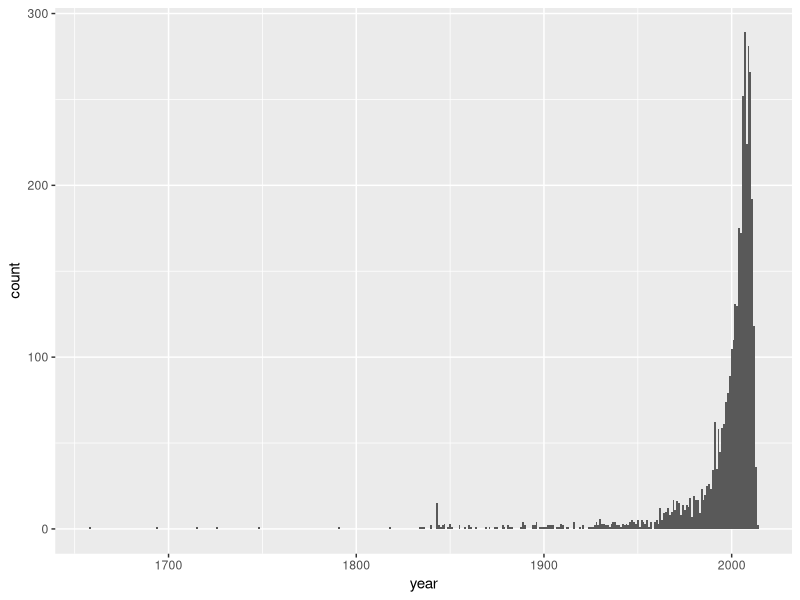
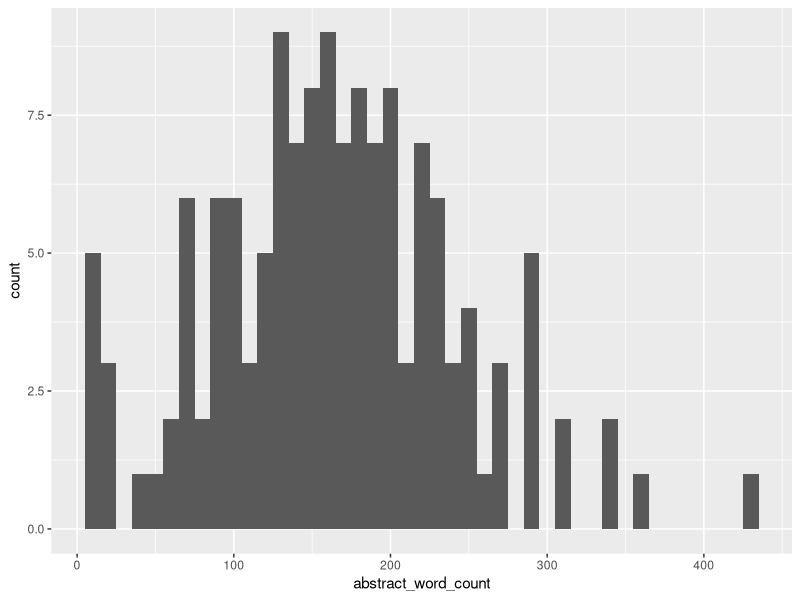
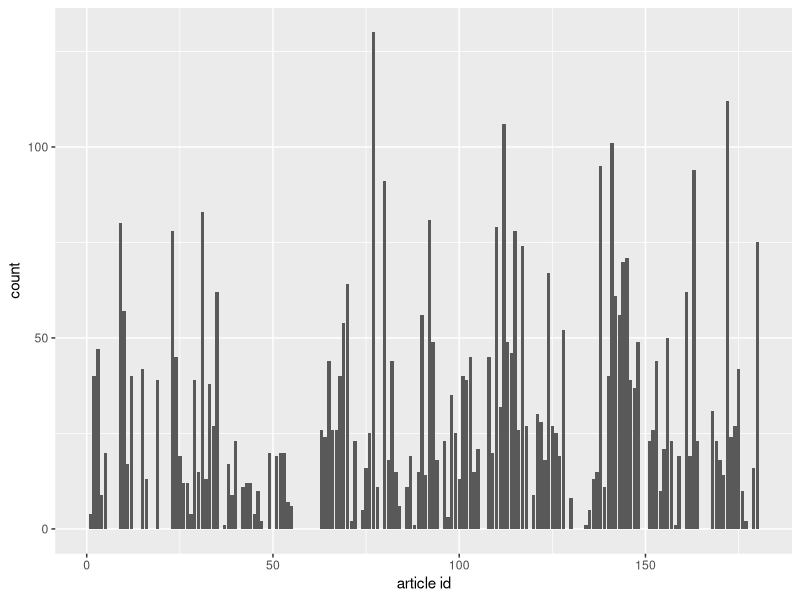
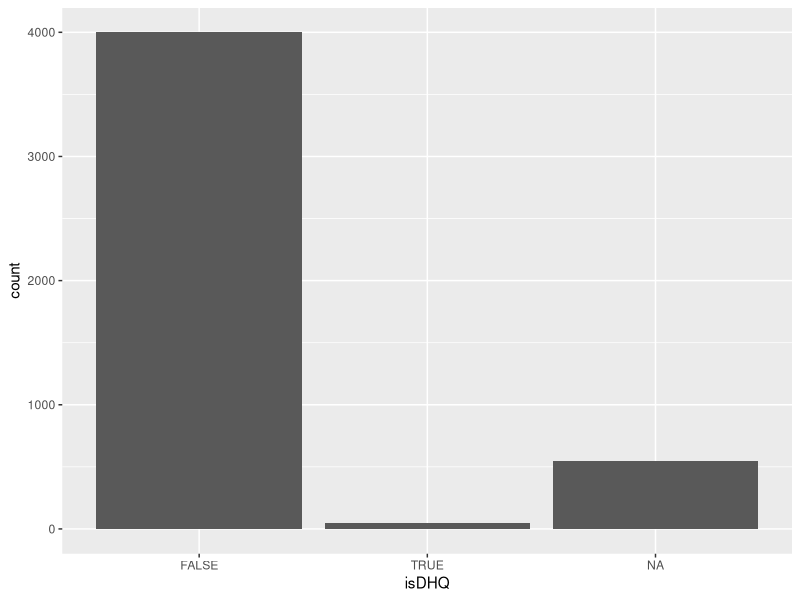
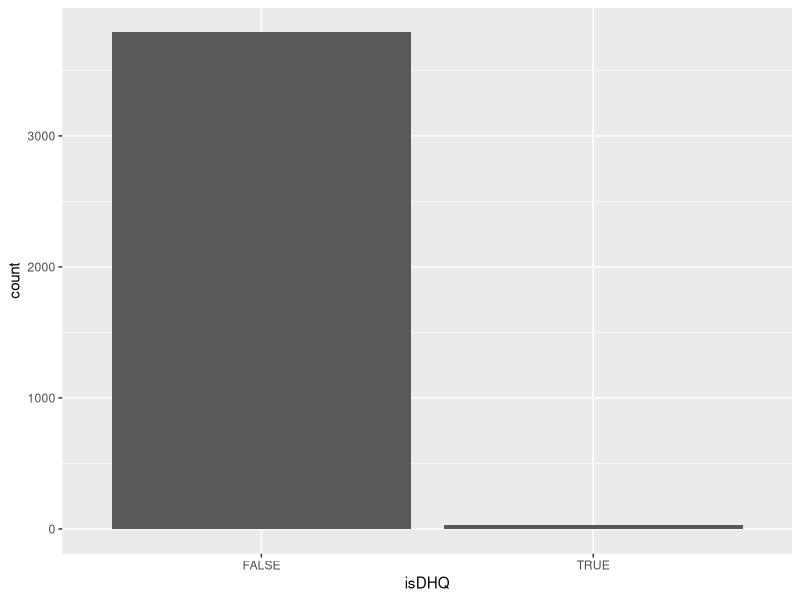
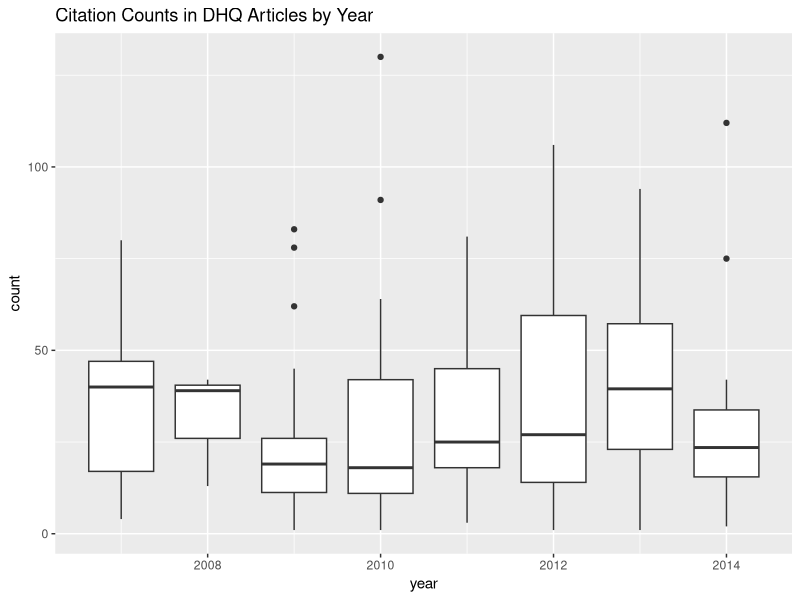
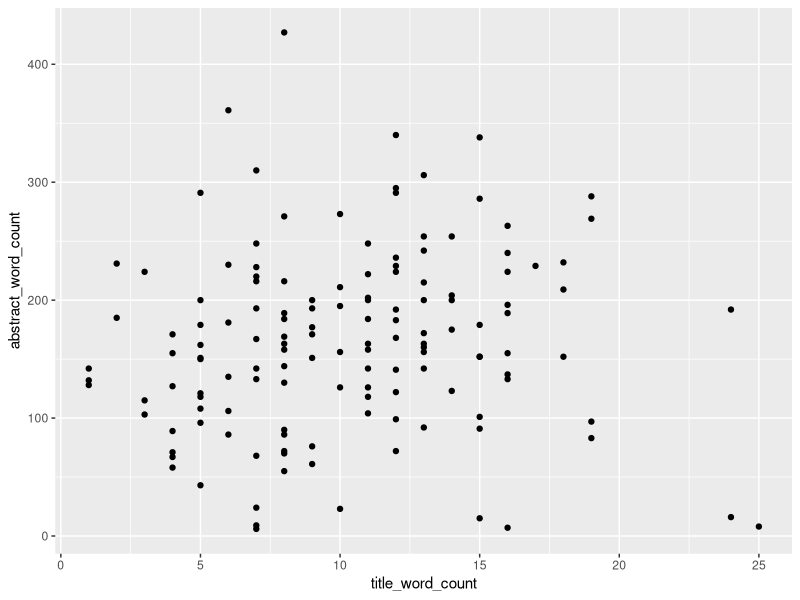
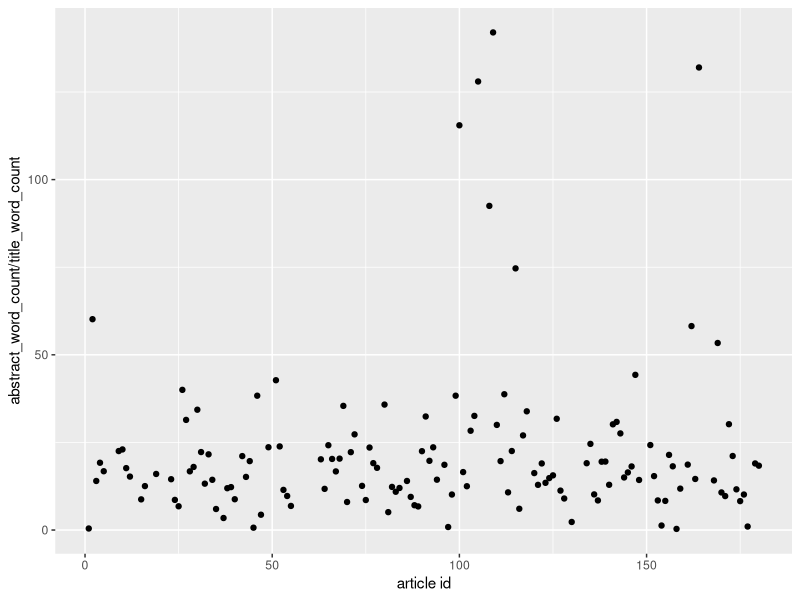

The R source for these figures, in order:
## ---- chunk 1
library(tidyverse)

dhq_articles  <- read_tsv(file = "./data/dhq_ivmooc_data/dhq_articles.tsv") %>%
  mutate (
    isDHQ = as.logical(isDHQ))

dhq_articles_biblio <- read_tsv(file = "./data/dhq_ivmooc_data/works_cited_in_dhq.tsv") %>%
  mutate(
    year = as.integer(year),
    isDHQ = as.logical(isDHQ)
  )

# original works_cited_in_dhq.tsv modified to correct parsing failures:
# 1558: year column added
# 2030: curly quote fixed
# 1801: missing quote in title
## ---- chunk 2
dhq_articles %>% 
  select(`reference IDs`)
## ---- chunk 3

dhq_cited_works <- dhq_articles %>%
  mutate(`ref list` = strsplit(`reference IDs`," \\| ")) %>%
  unnest(`ref list`) %>%
  group_by(`article id`)  %>%
  mutate(index = row_number()) %>%
  spread(index, `ref list`) %>%
  ungroup() %>%
  gather(
    "index",
    "citation",
    -(`article id`:isDHQ) #excluding this range from the gather
    ) %>%
  na.omit(`citation`) %>%
  select(citation,everything(),-isDHQ) %>% #dhqmaking citation the left-most varible in our tibble and removing the `isDHQ` associated with the article
  left_join(
    dhq_articles_biblio %>%
      select(`article id`,isDHQ),
    by = c('citation' = 'article id')
  ) %>%
  arrange(citation)

## ---- chunk 4
dhq_articles_biblio %>% 
  group_by(year) %>%
  ggplot() + 
  aes(x = year) +
  geom_histogram( binwidth = 1)
## ---- chunk 5
library(tokenizers)

abstract_words <- dhq_articles %>%
  na.omit(abstract) %>%
  select(`article id`, abstract) %>%
  mutate(word = tokenize_words(abstract)) %>%
  unnest() %>%
  select(`article id`,word)

abstract_word_counts <- abstract_words %>%
  group_by(`article id`) %>%
  summarize(abstract_word_count = n())

abstract_word_counts %>%
  ggplot() +
  geom_histogram(binwidth = 10) +
  aes(x = `abstract_word_count`)
## ---- chunk 6
dhq_cited_works %>%
  ggplot() +
  geom_bar() +
  aes(x=`article id`)
## ---- chunk 7
dhq_cited_works %>%
  ggplot() +
  geom_bar() +
  aes(x = isDHQ)
## ---- chunk 8
dhq_articles_biblio %>%
  ggplot() +
  geom_bar() +
  aes(x = isDHQ)
## ---- chunk 9
dhq_cited_works %>%
  group_by(`article id`,year) %>%
  summarize(count=n()) %>%
  ggplot() +
  geom_boxplot() +
  aes(x = year,
      group= year,
      y = count
      ) +
  ggtitle("Citation Counts in DHQ Articles by Year")
## ---- chunk 10
title_words <- dhq_articles %>%
  select(`article id`, title) %>%
  mutate(word = tokenize_words(title)) %>%
  unnest() %>%
  select(`article id`,word)

word_counts <- abstract_words %>%
  group_by(`article id`) %>%
  summarize(abstract_word_count = n()) %>%
  left_join(
    title_words %>%
      group_by(`article id`) %>%
      summarize(title_word_count = n())
  )

word_counts %>%
ggplot() +
  geom_point() +
  aes(x = title_word_count,
      y = abstract_word_count
      )
## ---- chunk 11
word_counts %>%
ggplot() +
  geom_point() +
  aes(x = `article id`,
      y= abstract_word_count/title_word_count
      )
## ---- chunk 12
word_counts %>%
  left_join(
    dhq_cited_works %>%
  group_by(`article id`,year) %>%
  summarize(citation_count=n())
      ) %>%
ggplot() +
  geom_point() +
  aes(x = `article id`,
      y= abstract_word_count,
      size = citation_count
      )
## ---- chunk 13
dhq_articles %>%
  group_by(year) %>%
  summarize(count = n()) %>%
  ggplot() +
  geom_line() +
  aes(x = year, y=count)
## ---- chunk 14
#install.packages("gridExtra")
## ---- chunk 15
dhq_articles_test <- dhq_articles %>%
  filter(!year == "2011")

p1 <- dhq_articles_test %>%
  group_by(`article id`,year) %>%
  ggplot() +
  geom_bar() +
  aes(x = year)

p2 <- dhq_articles_test %>%
  group_by(year) %>%
  summarize(count = n()) %>%
  ggplot() +
  geom_line() +
  aes(x = year,
      y=count
      )

require(gridExtra)
grid.arrange(p1,p2,ncol=2)
## ---- chunk 16
abstract_word_counts %>%
  ggplot() +
  geom_histogram(binwidth = 10) +
  aes(x = `abstract_word_count`) +
  scale_y_continuous(breaks=seq(0,max(abstract_word_counts),1))
  
  
## ---- chunk 17
word_counts %>%
  left_join(dhq_articles %>%
              select(
                `article id`,
                year
              )
            ) %>%
ggplot() +
  geom_point() +
  aes(x = title_word_count,
      y=abstract_word_count,
      label= `article id`
      ) +
  facet_grid(~ year, scale="free_x") 
## ---- chunk 18
word_counts %>%
  left_join(dhq_articles %>%
              select(
                `article id`,
                year
              )
            ) %>%
ggplot() +
  geom_point() +
  aes(x = title_word_count,
      y=abstract_word_count,
      label= `article id`
      ) +
  facet_wrap(~ year,ncol = 2) 
## ---- chunk 19
word_counts %>%
ggplot() +
  geom_point() +
  aes(x = title_word_count,
      y=abstract_word_count,
      label= `article id`
      ) +
  labs(x="Title Length (Words)",
       y="Abstract Length (Words)",
       title = "Lengths of Article Titles and Abstracts in DHQ (2007-2014)"
         ) +
  geom_text(aes(label = `article id`), nudge_x = 0.4)

## ---- chunk 20
dhq_cited_works %>%
  ggplot() +
  geom_bar() +
  aes(x=`article id`, fill = isDHQ) +
  labs(x="Article ID",
       y="Citation Count",
       title = "Citations in DHQ (2007-2014)"
         ) +
  scale_fill_discrete(name = "Internal Citation?",
                     labels = c ("Yes",
                                 "No",
                                 "Unknown"
                     )
  )
## ---- chunk 21
word_counts %>%
  left_join(dhq_articles %>%
    select(
      `article id`,
      year
    )
  ) %>%
  mutate(year = as.character(year)) %>% #making year discrete instead of an integer
ggplot() +
  geom_point() +
  aes(x = title_word_count,
      y = abstract_word_count,
      color = year
      ) +
  labs(x="Length of Title (Words)",
       y="Length of Abstrat (Words)",
       title = "Length of DHQ Article Summaries (2007-2014)",
       color = "Year"
         )
## ---- chunk 22
dhq_cited_works %>%
  group_by(`article id`,year) %>%
  summarize(count=n()) %>%
  ggplot() +
  geom_boxplot() +
  aes(x = year,
      group= year,
      y = count
      ) +
  ggtitle("Citation Counts in DHQ Articles by Year") +
  coord_flip()
## ---- chunk 23
dhq_cited_works %>%
  left_join(
    dhq_articles_biblio %>%
      select(
        'article id',
        year),
    by = c('citation' = 'article id')
  ) %>%
  rename(article_pub_year = year.x, cited_work_year = year.y) %>% #%>%
  group_by(cited_work_year) %>%
  ggplot() + 
  aes(x = cited_work_year) +
  geom_freqpoly(binwidth = 1) +
  facet_wrap(~ article_pub_year, ncol=4)
